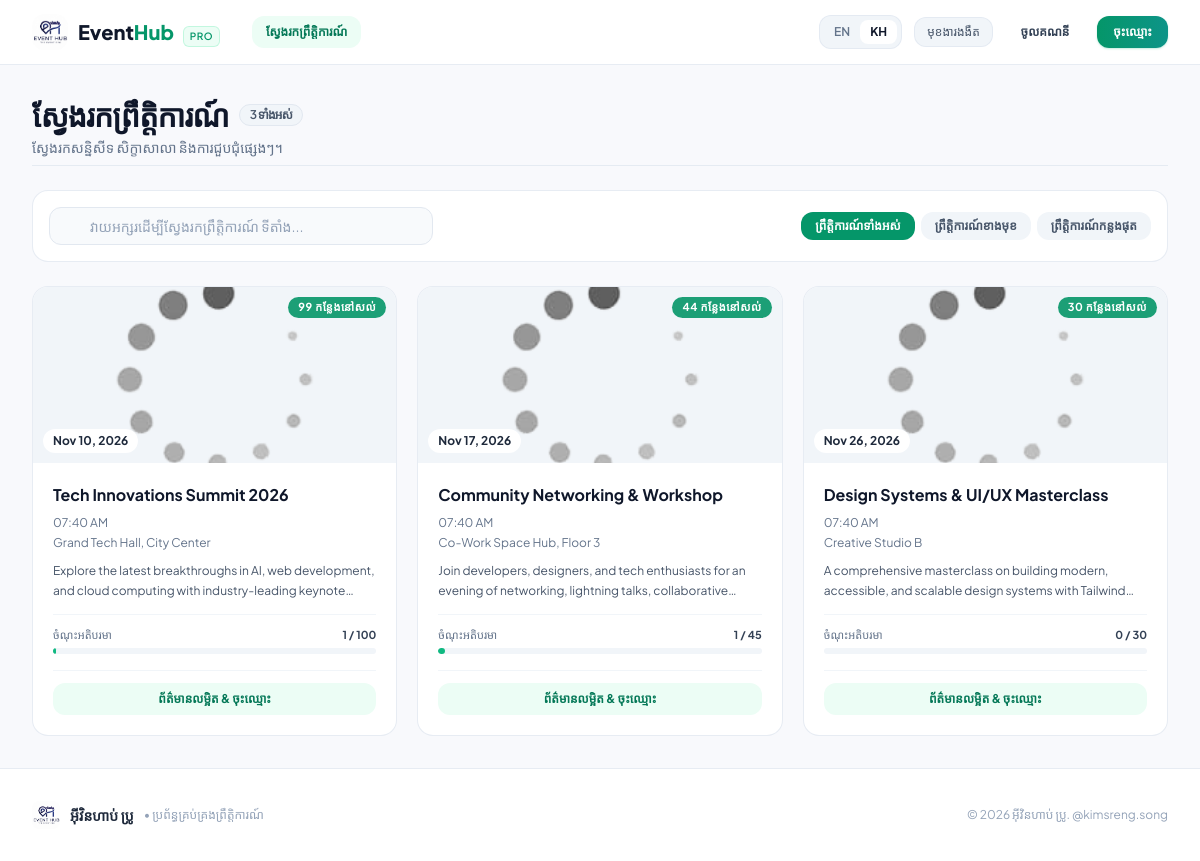
The app's page /?lang=kh with its own data.
### tables this page shows
CREATE TABLE IF NOT EXISTS `tbl_events` (
  `id` INT AUTO_INCREMENT PRIMARY KEY,
  `title` VARCHAR(150) NOT NULL,
  `description` TEXT NOT NULL,
  `location` VARCHAR(150) NOT NULL,
  `event_date` DATETIME NOT NULL,
  `capacity` INT NOT NULL DEFAULT 50,
  `image` MEDIUMTEXT DEFAULT NULL,
  `created_at` TIMESTAMP DEFAULT CURRENT_TIMESTAMP
);

### includes/lang.inc.php (called while the page is built, shortened)
<?php
$currentLang = $_SESSION['lang'] ?? $_COOKIE['site_lang'] ?? 'en';
function __($key, $default = null) {
    global $translations, $currentLang;
    if (isset($translations[$key][$currentLang])) {
        return $translations[$key][$currentLang];
    }
    return $default !== null ? $default : $key;
}

### init/func/event.func.php (called while the page is built, shortened)
<?php
function getAllEvents($search = null, $filter = null)
{
    global $db;
    $whereClauses = [];
    $whereSql = !empty($whereClauses) ? ' WHERE ' . implode(' AND ', $whereClauses) : '';
    $sql = 'SELECT e.*,
                   COUNT(CASE WHEN r.status <> "rejected" THEN r.id END) AS reg_count
            FROM tbl_events e
            LEFT JOIN tbl_registrations r ON r.event_id = e.id
            ' . $whereSql . '
            GROUP BY e.id
            ORDER BY e.event_date ASC';
    $query = $db->prepare($sql);
    $query->execute();
    return $query->get_result();
}

### pages/events.php (the view, shortened to what this page needs)
<?php
$search = trim($_GET['search'] ?? '');
$filter = $_GET['filter'] ?? 'all';
$events = getAllEvents($search, $filter);
$totalFound = ($events && is_object($events)) ? $events->num_rows : 0;
?>
<div class="space-y-6">
    <div class="flex flex-col sm:flex-row sm:items-center sm:justify-between gap-4 pb-2 border-b border-slate-200/80 dark:border-slate-800">
        <div>
            <h1 class="text-2xl sm:text-3xl font-extrabold text-slate-900 dark:text-white tracking-tight flex items-center gap-2.5">
                <span><?= __('events_title') ?></span>
                <span id="eventsCounterBadge" class="text-xs font-semibold px-2.5 py-0.5 rounded-full bg-slate-100 dark:bg-slate-800 text-slate-600 dark:text-slate-300 border border-slate-200 dark:border-slate-700">
                    <?= $totalFound ?> <?= __('all') ?>
                </span>
            </h1>
            <p class="text-xs sm:text-sm text-slate-500 dark:text-slate-400 mt-1"><?= __('events_subtitle') ?></p>
        </div>
    </div>
    <div class="bg-white dark:bg-slate-800 rounded-2xl p-4 border border-slate-200/80 dark:border-slate-700 shadow-xs">
        <div class="flex flex-col md:flex-row items-center justify-between gap-3">
            <div class="relative w-full sm:w-80 md:w-96">
                <div class="absolute inset-y-0 left-0 pl-3.5 flex items-center pointer-events-none text-slate-400">
                </div>
                <input type="text"
                       id="liveEventSearchInput"
                       value="<?= htmlspecialchars($search) ?>"
                       autocomplete="off"
                       placeholder="<?= __('search_placeholder') ?>"
                       class="w-full pl-10 pr-9 py-2 text-xs sm:text-sm bg-slate-50 dark:bg-slate-900 border border-slate-200 dark:border-slate-700 rounded-xl focus:bg-white dark:focus:bg-slate-950 focus:outline-none focus:ring-2 focus:ring-emerald-500/20 focus:border-emerald-500 text-slate-800 dark:text-slate-100 placeholder-slate-400 transition">
            </div>
            <div class="flex items-center gap-1.5 w-full sm:w-auto overflow-x-auto pb-1 sm:pb-0">
                <a href="./?page=events&filter=all"
                   class="px-3.5 py-1.5 rounded-xl text-xs font-semibold whitespace-nowrap transition <?= $filter === 'all' ? 'bg-emerald-600 text-white shadow-xs' : 'bg-slate-100 dark:bg-slate-700 text-slate-600 dark:text-slate-300 hover:bg-slate-200 dark:hover:bg-slate-600' ?>">
                    <?= __('events_all') ?>
                </a>
                <a href="./?page=events&filter=upcoming"
                   class="px-3.5 py-1.5 rounded-xl text-xs font-semibold whitespace-nowrap transition <?= $filter === 'upcoming' ? 'bg-emerald-600 text-white shadow-xs' : 'bg-slate-100 dark:bg-slate-700 text-slate-600 dark:text-slate-300 hover:bg-slate-200 dark:hover:bg-slate-600' ?>">
                    <?= __('events_upcoming') ?>
                </a>
                <a href="./?page=events&filter=past"
                   class="px-3.5 py-1.5 rounded-xl text-xs font-semibold whitespace-nowrap transition <?= $filter === 'past' ? 'bg-emerald-600 text-white shadow-xs' : 'bg-slate-100 dark:bg-slate-700 text-slate-600 dark:text-slate-300 hover:bg-slate-200 dark:hover:bg-slate-600' ?>">
                    <?= __('events_past') ?>
                </a>
            </div>
        </div>
    </div>
    <?php if ($totalFound > 0): ?>
        <div id="eventsCardsContainer" class="grid grid-cols-1 md:grid-cols-2 lg:grid-cols-3 gap-5">
            <?php while ($row = $events->fetch_object()):
                $isFull   = $row->reg_count >= $row->capacity;
                $pct      = min(100, round(($row->reg_count / max(1, $row->capacity)) * 100));
                $dateStr  = date('M d, Y', strtotime($row->event_date));
                $timeStr  = date('h:i A', strtotime($row->event_date));
                $imgSrc   = $row->image ? htmlspecialchars($row->image) : './assets/images/loading.png';
                $isPast   = strtotime($row->event_date) < time();
            ?>
                <div class="event-card bg-white dark:bg-slate-800 rounded-2xl border border-slate-200/80 dark:border-slate-700 shadow-xs hover:shadow-hover hover:-translate-y-1 transition-all duration-200 flex flex-col overflow-hidden group"
                     data-title="<?= strtolower(htmlspecialchars($row->title)) ?>"
                     data-location="<?= strtolower(htmlspecialchars($row->location)) ?>"
                     data-desc="<?= strtolower(htmlspecialchars($row->description)) ?>">
                    <div class="relative h-44 bg-slate-100 dark:bg-slate-900 overflow-hidden">
                        <img src="<?= $imgSrc ?>"
                             alt="<?= htmlspecialchars($row->title) ?>"
                             class="w-full h-full object-cover group-hover:scale-105 transition-transform duration-300"
                             onerror="this.src='./assets/images/loading.png'">
                        <div class="absolute top-2.5 right-2.5 flex items-center gap-1.5">
                            <?php if ($isPast): ?>
                                <span class="px-2.5 py-0.5 rounded-full text-[11px] font-bold uppercase tracking-wider bg-slate-900/85 text-white backdrop-blur-xs shadow-xs">
                                    <?= __('concluded') ?>
                                </span>
                            <?php elseif ($isFull): ?>
                                <span class="px-2.5 py-0.5 rounded-full text-[11px] font-bold uppercase tracking-wider bg-red-600 text-white shadow-xs">
                                    <?= __('sold_out') ?>
                                </span>
                            <?php else: ?>
                                <span class="px-2.5 py-0.5 rounded-full text-[11px] font-bold uppercase tracking-wider bg-emerald-600/90 text-white backdrop-blur-xs shadow-xs">
                                    <?= $row->capacity - $row->reg_count ?> <?= __('seats_left') ?>
                                </span>
                            <?php endif; ?>
                        </div>
                        <div class="absolute bottom-2.5 left-2.5 bg-white/95 dark:bg-slate-850/95 backdrop-blur-md px-2.5 py-1 rounded-xl shadow-xs text-xs font-bold text-slate-800 dark:text-slate-100 flex items-center gap-1.5">
                            <span><?= $dateStr ?></span>
                        </div>
                    </div>
                    <div class="p-4 sm:p-5 flex flex-col flex-grow">
                        <h2 class="text-base font-bold text-slate-900 dark:text-white group-hover:text-emerald-600 dark:group-hover:text-emerald-400 transition-colors line-clamp-1">
                            <a href="./?page=event/detail&id=<?= $row->id ?>" class="event-card-title">
                                <?= htmlspecialchars($row->title) ?>
                            </a>
                        </h2>
                        <div class="mt-2 space-y-1 text-xs text-slate-500 dark:text-slate-400">
                            <div class="flex items-center gap-1.5">
                                <span><?= $timeStr ?></span>
                            </div>
                            <div class="flex items-center gap-1.5">
                                <span class="truncate"><?= htmlspecialchars($row->location) ?></span>
                            </div>
                        </div>
                        <p class="mt-2.5 text-xs text-slate-600 dark:text-slate-300 line-clamp-2 leading-relaxed flex-grow">
                            <?= htmlspecialchars($row->description) ?>
                        </p>
                        <div class="mt-3.5 pt-3 border-t border-slate-100 dark:border-slate-700">
                            <div class="flex items-center justify-between text-[11px] font-medium text-slate-500 dark:text-slate-400 mb-1">
                                <span><?= __('capacity') ?></span>
                                <span class="font-bold text-slate-700 dark:text-slate-200"><?= $row->reg_count ?> / <?= $row->capacity ?></span>
                            </div>
                            <div class="w-full h-1.5 bg-slate-100 dark:bg-slate-700 rounded-full overflow-hidden">
                                <div class="h-full rounded-full <?= $isFull ? 'bg-red-500' : 'bg-emerald-500' ?>" style="width: <?= $pct ?>%"></div>
                            </div>
                        </div>
                        <div class="mt-4 pt-3 border-t border-slate-100 dark:border-slate-700 flex items-center justify-between gap-2">
                            <a href="./?page=event/detail&id=<?= $row->id ?>"
                               class="flex-grow text-center px-3.5 py-2 rounded-xl text-xs font-bold text-emerald-700 dark:text-emerald-300 bg-emerald-50 dark:bg-emerald-950/60 hover:bg-emerald-100 dark:hover:bg-emerald-900/60 transition duration-150">
                                <?= __('details_register') ?>
                            </a>
                        </div>
                    </div>
                </div>
            <?php endwhile; ?>
        </div>
    <?php endif; ?>
</div>

### assets/css/style.css (style rules this page uses)
html { scroll-behavior: smooth; -webkit-font-smoothing: antialiased; -moz-osx-font-smoothing: grayscale; }

### records on screen
tbl_events: image (picture), reg_count "99", event_date "Nov 10, 2026", title "Tech Innovations Summit 2026", event_date "07:40 AM", location "Grand Tech Hall, City Center", description "Explore the latest breakthroughs in AI, web development, and cloud computing with industry-leading…", reg_count "1", capacity "100"
tbl_events: image (picture), reg_count "44", event_date "Nov 17, 2026", title "Community Networking & Workshop", event_date "07:40 AM", location "Co-Work Space Hub, Floor 3", description "Join developers, designers, and tech enthusiasts for an evening of networking, lightning talks,…", reg_count "1", capacity "45"
tbl_events: image (picture), $row->capacity-$row->reg_count "30", event_date "Nov 26, 2026", title "Design Systems & UI/UX Masterclass", event_date "07:40 AM", location "Creative Studio B", description "A comprehensive masterclass on building modern, accessible, and scalable design systems with…", reg_count "0", capacity "30"

### other values on screen
__('nav_explore') "ស្វែងរកព្រឹត្តិការណ៍"
__('dark_mode') "មុខងារងងឹត"
__('nav_login') "ចូលគណនី"
__('nav_register') "ចុះឈ្មោះ"
__('events_title') "ស្វែងរកព្រឹត្តិការណ៍"
$totalFound "3"
__('all') "ទាំងអស់"
__('events_subtitle') "ស្វែងរកសន្និសីទ សិក្ខាសាលា និងការជួបជុំផ្សេងៗ។"
__('events_all') "ព្រឹត្តិការណ៍ទាំងអស់"
__('events_upcoming') "ព្រឹត្តិការណ៍ខាងមុខ"
__('events_past') "ព្រឹត្តិការណ៍កន្លងផុត"
__('app_name') "អ៊ីវិនហាប់ ប្រូ"
__('app_tagline') "ប្រព័ន្ធគ្រប់គ្រងព្រឹត្តិការណ៍"
